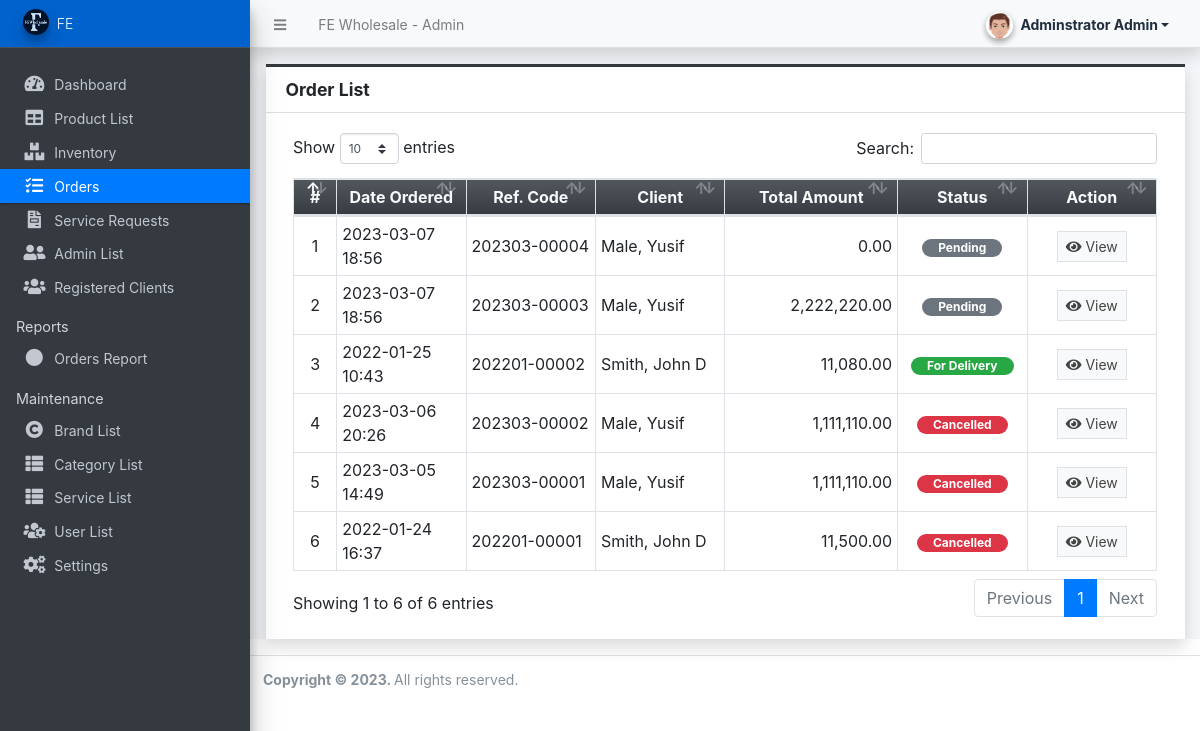
Screenshot of /admin/?page=orders (signed in) with the database file from the repository.
### tables this page shows
CREATE TABLE `order_list` (
  `id` int(30) NOT NULL,
  `ref_code` varchar(100) NOT NULL,
  `client_id` int(30) NOT NULL,
  `total_amount` float NOT NULL DEFAULT 0,
  `delivery_address` text NOT NULL,
  `status` tinyint(1) NOT NULL DEFAULT 0 COMMENT '0=pending,1 = packed, 2 = for delivery, 3 = on the way, 4 = delivered, 5=cancelled',
  `date_created` datetime NOT NULL DEFAULT current_timestamp(),
  `date_updated` datetime DEFAULT NULL ON UPDATE current_timestamp()
);

### admin/orders/index.php (the view, shortened to what this page needs)
<div class="card card-outline card-dark shadow rounded-0">
    <div class="card-header">
        <h3 class="card-title"><b>Order List</b></h3>
    </div>
    <div class="card-body">
        <div class="container-fluid">
            <table class="table table-stripped table-bordered">
                <colgroup>
                    <col width="5%">
                    <col width="15%">
                    <col width="15%">
                    <col width="15%">
                    <col width="20%">
                    <col width="15%">
                    <col width="15%">
                </colgroup>
                <thead>
                    <tr class="bg-gradient-dark text-light">
                        <th class="text-center">#</th>
                        <th class="text-center">Date Ordered</th>
                        <th class="text-center">Ref. Code</th>
                        <th class="text-center">Client</th>
                        <th class="text-center">Total Amount</th>
                        <th class="text-center">Status</th>
                        <th class="text-center">Action</th>
                    </tr>
                </thead>
                <tbody>
                    <?php
                    $i = 1;
                    $orders = $conn->query("SELECT o.*,concat(c.lastname,', ', c.firstname,' ',c.middlename) as fullname FROM `order_list` o inner join client_list c on o.client_id = c.id order by o.status asc, unix_timestamp(o.date_created) desc ");
                    while($row = $orders->fetch_assoc()):
                    ?>
                        <tr>
                            <td class="text-center"><?= $i++ ?></td>
                            <td><?= date("Y-m-d H:i", strtotime($row['date_created'])) ?></td>
                            <td><?= $row['ref_code'] ?></td>
                            <td><?= $row['fullname'] ?></td>
                            <td class="text-right"><?= number_format($row['total_amount'],2) ?></td>
                            <td class="text-center">
                                <?php if($row['status'] == 0): ?>
                                    <span class="badge badge-secondary px-3 rounded-pill">Pending</span>
                                <?php elseif($row['status'] == 1): ?>
                                    <span class="badge badge-primary px-3 rounded-pill">Packed</span>
                                <?php elseif($row['status'] == 2): ?>
                                    <span class="badge badge-success px-3 rounded-pill">For Delivery</span>
                                <?php elseif($row['status'] == 3): ?>
                                    <span class="badge badge-warning px-3 rounded-pill">On the Way</span>
                                <?php elseif($row['status'] == 4): ?>
                                    <span class="badge badge-default bg-gradient-teal px-3 rounded-pill">Delivered</span>
                                <?php else: ?>
                                    <span class="badge badge-danger px-3 rounded-pill">Cancelled</span>
                                <?php endif; ?>
                            </td>
                            <td class="text-center">
                                <a class="btn btn-flat btn-sm btn-default border view_data" href="./?page=orders/view_order&id=<?= $row['id'] ?>" data-id="<?= $row['id'] ?>"><i class="fa fa-eye"></i> View</a>
                            </td>
                        </tr>
                    <?php endwhile; ?>
                </tbody>
            </table>
        </div>
    </div>
</div>

### rows the page displays
order_list: date_created "2023-03-07 18:56", ref_code "202303-00004", fullname "Male, Yusif", total_amount "0.00", status "Pending"
order_list: date_created "2023-03-07 18:56", ref_code "202303-00003", fullname "Male, Yusif", total_amount "2,222,220.00", status "Pending"
order_list: date_created "2022-01-25 10:43", ref_code "202201-00002", fullname "Smith, John D", total_amount "11,080.00", status "For Delivery"
order_list: date_created "2023-03-06 20:26", ref_code "202303-00002", fullname "Male, Yusif", total_amount "1,111,110.00", status "Cancelled"
order_list: date_created "2023-03-05 14:49", ref_code "202303-00001", fullname "Male, Yusif", total_amount "1,111,110.00", status "Cancelled"
order_list: date_created "2022-01-24 16:37", ref_code "202201-00001", fullname "Smith, John D", total_amount "11,500.00", status "Cancelled"

### other values shown
$_settings->info('name') "FE Wholesale"
$_settings->userdata('firstname').' '.$_settings->userdata('lastname') "Adminstrator Admin"
$_settings->info('short_name') "FE"
